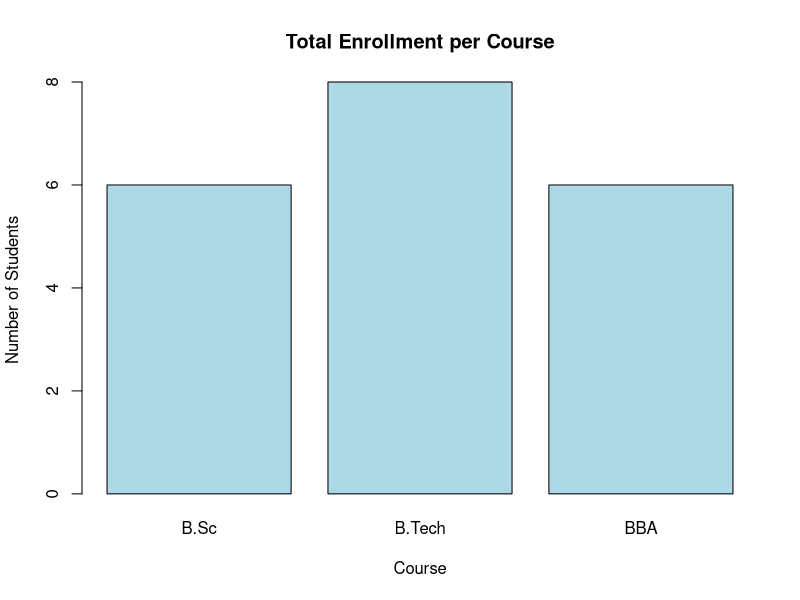
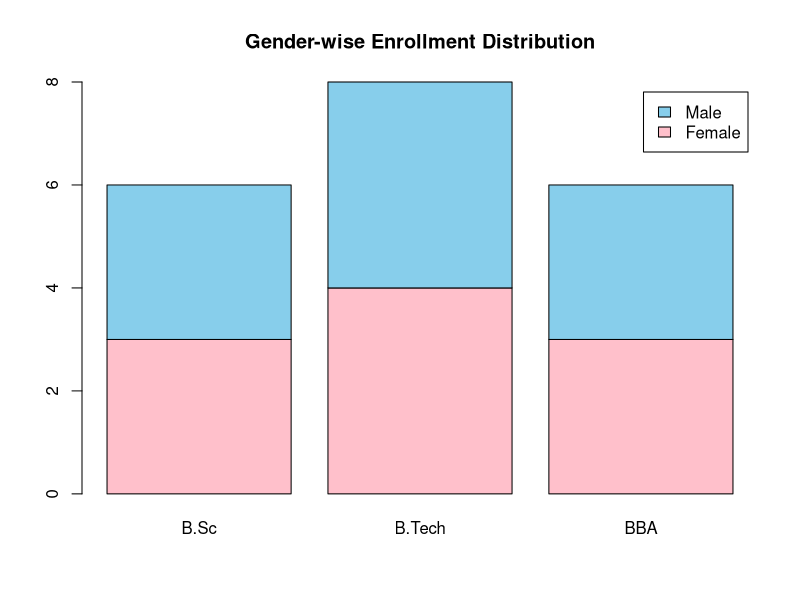
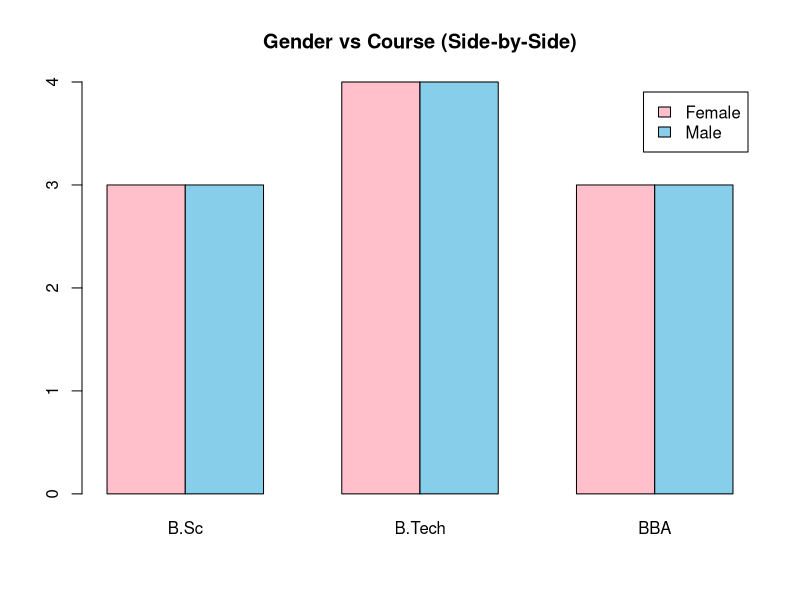

The R source for these figures, in order:
# =====================================================
# GENDER-BASED ENROLLMENT ANALYSIS
# =====================================================

# Sample Dataset

Gender <- c("Male","Female","Male","Female","Male","Female",
            "Male","Female","Male","Female","Male","Female",
            "Male","Male","Female","Female","Male","Female",
            "Male","Female")

Course <- c("B.Tech","B.Tech","BBA","BBA","B.Sc","B.Sc",
            "B.Tech","B.Sc","BBA","B.Tech","B.Sc","BBA",
            "B.Tech","B.Sc","B.Tech","BBA","B.Tech","B.Sc",
            "BBA","B.Tech")

data <- data.frame(Gender, Course)

# -----------------------------------------------------
# 1. Crosstab (Contingency Table)
# -----------------------------------------------------

crosstab <- table(data$Gender, data$Course)

cat("Crosstab (Gender vs Course):\n")
print(crosstab)

# -----------------------------------------------------
# 2. Interpretation of Contingency Table
# -----------------------------------------------------

cat("\nRow-wise Percentage Distribution:\n")
print(prop.table(crosstab, margin = 1) * 100)

cat("\nColumn-wise Percentage Distribution:\n")
print(prop.table(crosstab, margin = 2) * 100)

# -----------------------------------------------------
# 3. Univariate EDA (Total Enrollment per Course)
# -----------------------------------------------------

course_total <- table(data$Course)

cat("\nTotal Enrollment per Course:\n")
print(course_total)

cat("\nPercentage Distribution per Course:\n")
print(prop.table(course_total) * 100)

# -----------------------------------------------------
# 4. Bar Charts for Graphical Analysis
# -----------------------------------------------------

# Bar Chart for Total Enrollment
barplot(course_total,
        main="Total Enrollment per Course",
        xlab="Course",
        ylab="Number of Students",
        col="lightblue")

# Stacked Bar Chart for Gender-wise Distribution
barplot(crosstab,
        beside=FALSE,
        legend=TRUE,
        main="Gender-wise Enrollment Distribution",
        col=c("pink","skyblue"))

# Side-by-Side Bar Chart
barplot(crosstab,
        beside=TRUE,
        legend=TRUE,
        main="Gender vs Course (Side-by-Side)",
        col=c("pink","skyblue"))

# -----------------------------------------------------
# 5. Explanation (Printed Output)
# -----------------------------------------------------

cat("\nExplanation:\n")
cat("1. Crosstab shows enrollment distribution between gender and courses.\n")
cat("2. Univariate EDA shows overall popularity of each course.\n")
cat("3. Bar charts visually represent categorical comparisons.\n")
cat("4. Quantitative EDA gives exact counts and percentages.\n")
cat("5. Graphical EDA helps quickly identify patterns and trends.\n")
